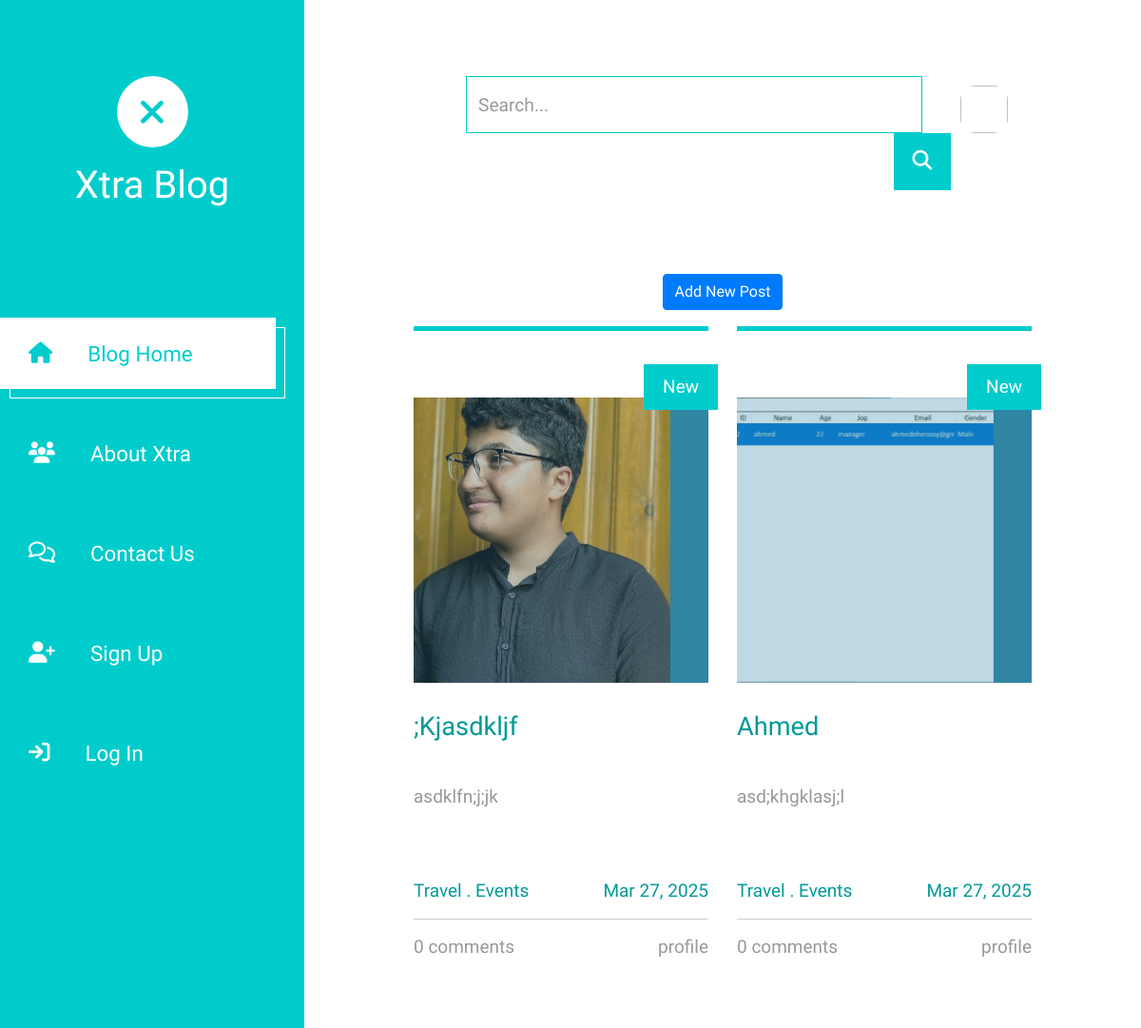
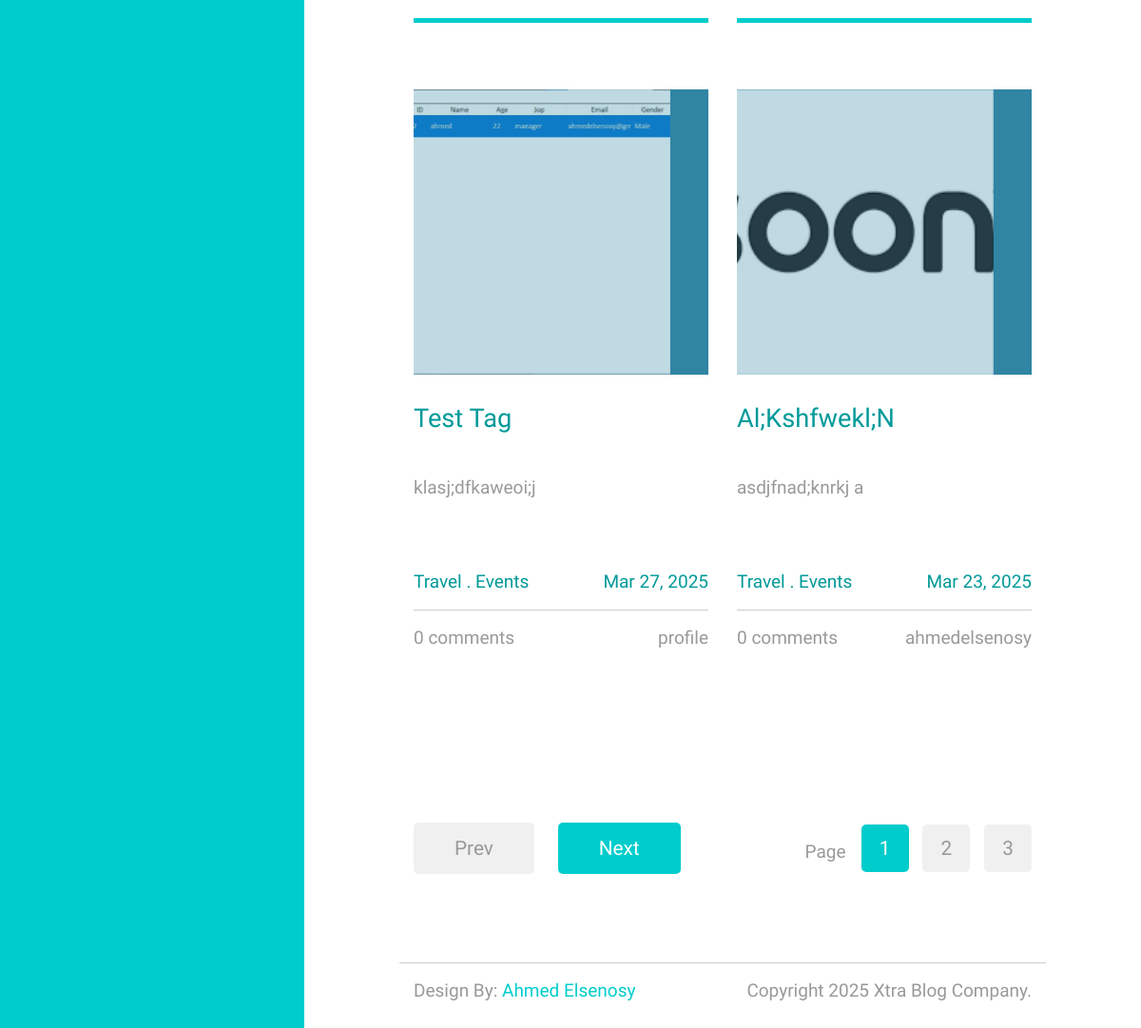
Page /home/ on the earlier database version (2 pictures, top to bottom).
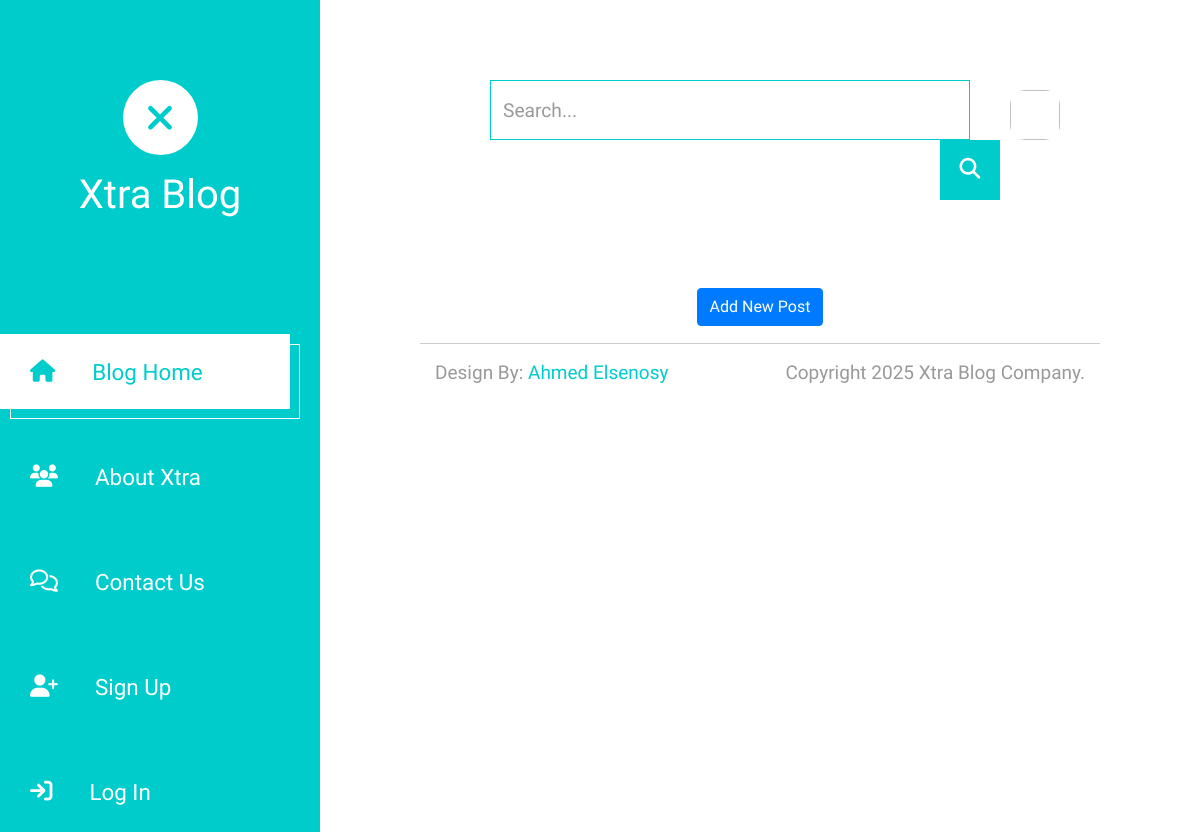
Same page on the later database version.
### blog/models.py (models this page shows, shortened)
class Blog (models.Model):
    title = models.CharField(max_length=500)
    content = models.TextField()
    date = models.DateTimeField(auto_now_add=True)
    img = models.ImageField(upload_to='BlogImg/')
    author = models.ForeignKey(User, on_delete=models.CASCADE)
    tags = TaggableManager()
    def get_absolute_url(self):
        return reverse("detail_blog", kwargs={"pk": self.pk})

### blog/views.py (the view)
# urls.py: path('', home, name='home'),
def home (request):
    search = request.GET.get('search')
    if search:
        all_blogs = Blog.objects.filter(Q(title__icontains = search) & Q(content__icontains = search)).order_by('-id')
    else:
        all_blogs = Blog.objects.all().order_by('-id')
    page = request.GET.get('page',1)
    paginator = Paginator(all_blogs,4)
    try:
        posts = paginator.page(page)
    except PageNotAnInteger:
        posts = paginator.page(1)
    except EmptyPage:
        posts = paginator.page(paginator.num_pages)
    return render(request, 'index.html',{'all_blogs':posts})

### blog/templates/index.html
{% extends 'base.html' %}
{% load static %}
{% block content %}
    <div style="display: flex; justify-content: center; align-items: center; margin: 7px;">
        <a href="{% url 'create_post' %}"><button class="btn btn-primary">Add New Post</button></a>
    </div>
    <div class="row tm-row">
        {% for blog in all_blogs %}
            <article class="col-12 col-md-6 tm-post">
                <hr class="tm-hr-primary">
                <a href="{{blog.get_absolute_url}}" class="effect-lily tm-post-link tm-pt-60">
                    <div class="tm-post-link-inner">
                        <img src="{{blog.img.url}}" alt="Image" class="img-fluid w-100" style="height: 300px; object-fit: cover;">
                    </div>
                    {% if forloop.counter == 1 or forloop.counter == 2 %}
                    <span class="position-absolute tm-new-badge">New</span>
                    {% endif %}
                    <h2 class="tm-pt-30 tm-color-primary tm-post-title">{{blog.title|title}}</h2>
                </a>
                <p class="tm-pt-30">
                    {{blog.content}}
                </p>
                <div class="d-flex justify-content-between tm-pt-45">
                    <span class="tm-color-primary">Travel . Events</span>
                    <span class="tm-color-primary">{{blog.date|date:'M d, Y'}}</span>
                </div>
                <hr>
                <div class="d-flex justify-content-between">
                    <span>{{blog.comment_count.count}} comments</span>
                    <span>{{blog.author}}</span>
                </div>
            </article>
        {% endfor %}
    </div>
    {% if all_blogs.has_other_pages %}
        <div class="row tm-row tm-mt-100 tm-mb-75">
            <div class="tm-prev-next-wrapper">
                {% if all_blogs.has_previous %}
                    <a href="?page={{all_blogs.previous_page_number}}" class="mb-2 tm-btn tm-btn-primary tm-prev-next tm-mr-20">Prev</a>
                {% else %}
                    <a href="#" class="mb-2 tm-btn tm-btn-primary tm-prev-next disabled tm-mr-20">Prev</a>
                {% endif %}
                {% if all_blogs.has_next %}
                    <a href="?page={{all_blogs.next_page_number}}" class="mb-2 tm-btn tm-btn-primary tm-prev-next">Next</a>
                {% else %}
                    <a href="#" class="mb-2 tm-btn tm-btn-primary disabled tm-prev-next">Next</a>
                {% endif %}
            </div>
            <div class="tm-paging-wrapper">
                <span class="d-inline-block mr-3">Page</span>
                <nav class="tm-paging-nav d-inline-block">
                    <ul>
                        {% for p in all_blogs.paginator.page_range %}
                            {% if all_blogs.number == p %}
                                <li class="tm-paging-item active">
                                    <a href="?page={{ p }}" class="mb-2 tm-btn tm-paging-link">{{ p }}</a>
                                </li>
                            {% else %}
                                <li class="tm-paging-item">
                                    <a href="?page={{ p }}" class="mb-2 tm-btn tm-paging-link">{{ p }}</a>
                                </li>
                            {% endif %}
                        {% endfor %}
                    </ul>
                </nav>
            </div>
        </div>
    {% endif %}
{% endblock content %}

### templates/base.html (shortened to what this page needs)
{% load static %}
<!DOCTYPE html>
<html lang="en">
<head>
	<link rel="stylesheet" href="{% static 'fontawesome/css/all.min.css' %}">
    <link rel="stylesheet" href="https://cdnjs.cloudflare.com/ajax/libs/font-awesome/6.7.2/css/all.min.css">
    <link href="{% static 'css/bootstrap.min.css' %}" rel="stylesheet">
    <link href="{% static 'css/templatemo-xtra-blog.css' %}" rel="stylesheet">
</head>
<body>
	<header class="tm-header" id="tm-header">
        <div class="tm-header-wrapper">
            <div class="tm-site-header">
                <div class="mb-3 mx-auto tm-site-logo"><i class="fas fa-times fa-2x"></i></div>
                <h1 class="text-center">Xtra Blog</h1>
            </div>
            <nav class="tm-nav" id="tm-nav">
                <ul>
                    <li class="tm-nav-item active"><a href="{% url 'home' %}" class="tm-nav-link">
                        <i class="fas fa-home"></i>
                        Blog Home
                    </a></li>
                    <li class="tm-nav-item"><a href="{% url 'about' %}" class="tm-nav-link">
                        <i class="fas fa-users"></i>
                        About Xtra
                    </a></li>
                    <li class="tm-nav-item"><a href="{% url 'contact' %}" class="tm-nav-link">
                        <i class="far fa-comments"></i>
                        Contact Us
                    </a></li>
                    {% if request.user.is_authenticated %}
                    <li class="tm-nav-item"><a href="{% url 'logout' %}" class="tm-nav-link">
                        <i class="fa-solid fa-right-from-bracket"></i>
                        Logout
                    </a></li>
                    <li class="tm-nav-item"><a href="{% url 'change-pass' %}" class="tm-nav-link">
                        <i class="fa-solid fa-key"></i>
                        Change Password
                    </a></li>
                    {% else %}
                        <li class="tm-nav-item"><a href="{% url 'register' %}" class="tm-nav-link">
                            <i class="fas fa-user-plus"></i>
                            Sign Up
                        </a></li>
                        <li class="tm-nav-item"><a href="{% url 'login' %}" class="tm-nav-link">
                            <i class="fa-solid fa-arrow-right-to-bracket"></i>
                            Log In
                        </a></li>
                    {% endif %}
                </ul>
            </nav>
        </div>
    </header>
    <div class="container-fluid">
        <main class="tm-main">
                <div class="col-12" style="display: flex; justify-content: space-between;">
                    {% if request.path == '/home/' %}
                        <form class="form-inline tm-mb-80 tm-search-form" action="{% url 'home' %}">
                            <input class="form-control tm-search-input" name="search" type="search" placeholder="Search..." aria-label="Search">
                            <button class="tm-search-button" type="submit">
                                <i class="fas fa-search tm-search-icon" aria-hidden="true"></i>
                            </button>
                        </form>
                    {% endif %}
                    <div style="margin: 10px;">
                        <a href="{% if request.user.profile.id %}{% url 'profile' request.user.profile.id %}{% else %}{% endif %}" class="tm-profile-link">
                            <img src="{% if request.user.profile.img %}
                            {{request.user.profile.img.url}}
                            {% else %}
                            {% endif %} " height="50" width="50" alt="" style="border-radius: 30%; object-fit: cover;">
                        </a>
                    </div>
                </div>
            {% block content %}
            {% endblock content %}
            <footer class="row tm-row">
                <hr class="col-12">
                <div class="col-md-6 col-12 tm-color-gray">
                    Design By: <a rel="nofollow" target="_parent" href="https://www.linkedin.com/in/ahmed-elsenosy-52b578309?utm_source=share&utm_campaign=share_via&utm_content=profile&utm_medium=android_app" class="tm-external-link">Ahmed Elsenosy</a>
                </div>
                <div class="col-md-6 col-12 tm-color-gray tm-copyright">
                    Copyright 2025 Xtra Blog Company.
                </div>
            </footer>
        </main>
    </div>
</body>
</html>

Differences in the rows shown:
removed Blog: img (picture), shows "New", title ";Kjasdkljf", content "asdklfn;j;jk", date "Mar 27, 2025", comment_count.count "0", author "profile"
removed Blog: img (picture), shows "New", title "Ahmed", content "asd;khgklasj;l", date "Mar 27, 2025", comment_count.count "0", author "profile"
removed Blog: img (picture), title "Test Tag", content "klasj;dfkaweoi;j", date "Mar 27, 2025", comment_count.count "0", author "profile"
removed Blog: img (picture), title "Al;Kshfwekl;N", content "asdjfnad;knrkj a", date "Mar 23, 2025", comment_count.count "0", author "ahmedelsenosy"
Other differences:
text no longer shown: "Prev Next Page"
list line gone: "1"
list line gone: "2"
list line gone: "3"
